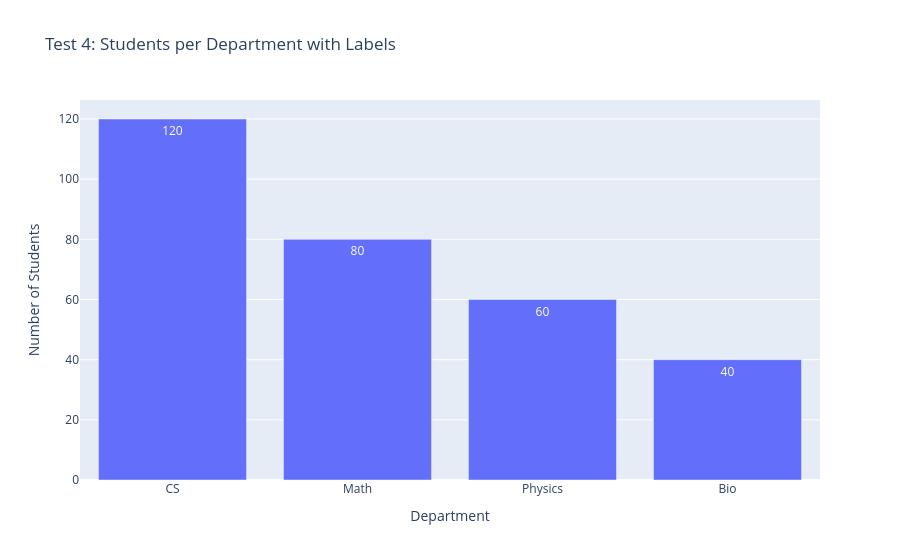
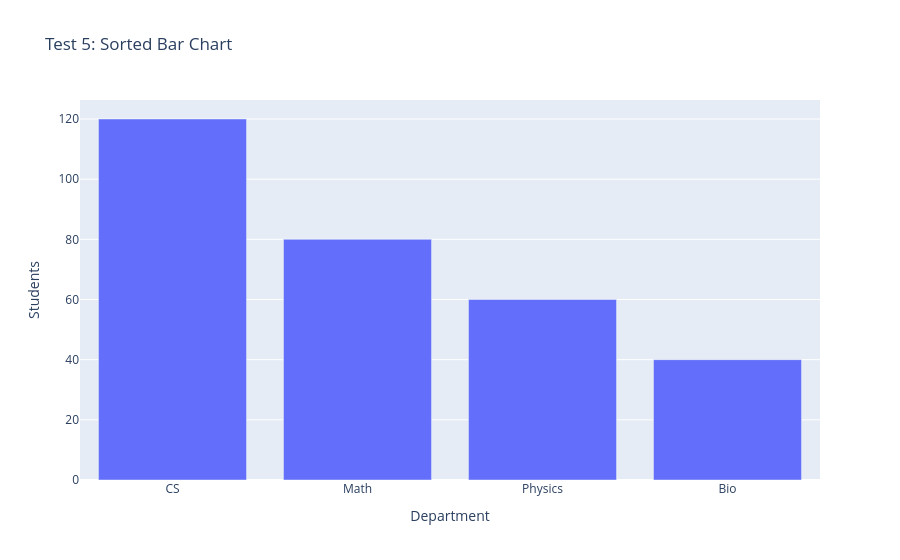

The notebook cell these images were saved under, in order:
### Code cell
# 🔹 Test 2: Custom Color
# fig = px.bar(x=departments, y=students, title='Test 2: Custom Color',
#              labels={'x': 'Department', 'y': 'Students'},
#              color=students, color_continuous_scale='viridis')
# fig.show()

# 🔹 Test 3: Horizontal Bars
# fig = px.bar(x=students, y=departments, orientation='h',
#              title='Test 3: Horizontal Bar Chart',
#              labels={'x': 'Number of Students', 'y': 'Department'})
# fig.show()

# 🔹 Test 4: Add Text Labels on Bars
fig = px.bar(x=departments, y=students, text=students,
             title='Test 4: Students per Department with Labels',
             labels={'x': 'Department', 'y': 'Number of Students'})
fig.update_traces(textposition='inside')
fig.show()

# 🔹 Test 5: Sorted Bar Chart
sorted_depts = sorted(zip(students, departments), reverse=True)
sorted_students, sorted_departments = zip(*sorted_depts)
fig = px.bar(x=sorted_departments, y=sorted_students,
             title='Test 5: Sorted Bar Chart',
             labels={'x': 'Department', 'y': 'Students'})
fig.show()

### Figure 1 — Plotly figure (JSON) as saved in the notebook; plotly's stock layout.template omitted (floating-point values rounded to 4 significant figures)
{"data": [{"hovertemplate": "Department=%{x}<br>Number of Students=%{y}<br>text=%{text}<extra></extra>", "legendgroup": "", "marker": {"color": "#636efa", "pattern": {"shape": ""}}, "name": "", "orientation": "v", "showlegend": false, "text": [120.0, 80.0, 60.0, 40.0], "textposition": "inside", "type": "bar", "x": ["CS", "Math", "Physics", "Bio"], "xaxis": "x", "y": [120, 80, 60, 40], "yaxis": "y"}], "layout": {"barmode": "relative", "legend": {"tracegroupgap": 0}, "title": {"text": "Test 4: Students per Department with Labels"}, "xaxis": {"anchor": "y", "domain": [0, 1], "title": {"text": "Department"}}, "yaxis": {"anchor": "x", "domain": [0, 1], "title": {"text": "Number of Students"}}}}

### Figure 2 — Plotly figure (JSON) as saved in the notebook; plotly's stock layout.template omitted (floating-point values rounded to 4 significant figures)
{"data": [{"hovertemplate": "Department=%{x}<br>Students=%{y}<extra></extra>", "legendgroup": "", "marker": {"color": "#636efa", "pattern": {"shape": ""}}, "name": "", "orientation": "v", "showlegend": false, "textposition": "auto", "type": "bar", "x": ["CS", "Math", "Physics", "Bio"], "xaxis": "x", "y": [120, 80, 60, 40], "yaxis": "y"}], "layout": {"barmode": "relative", "legend": {"tracegroupgap": 0}, "title": {"text": "Test 5: Sorted Bar Chart"}, "xaxis": {"anchor": "y", "domain": [0, 1], "title": {"text": "Department"}}, "yaxis": {"anchor": "x", "domain": [0, 1], "title": {"text": "Students"}}}}
